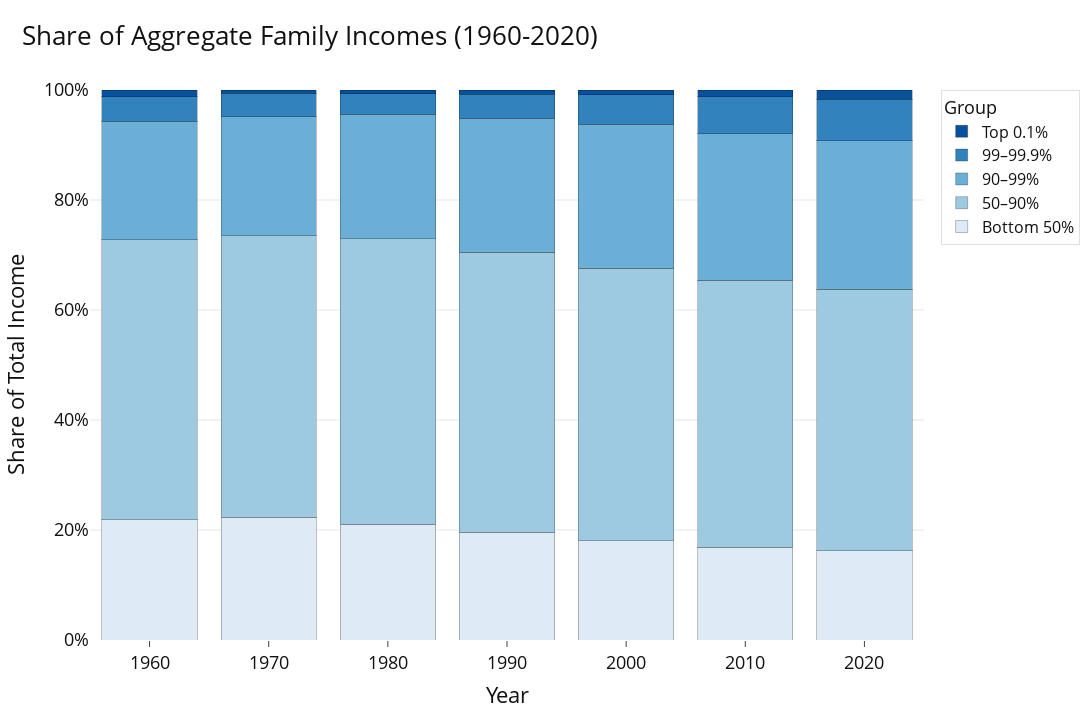

Notebook code cell kept with this figure:
### Code cell
#Set colors, order
colors = {
    "Bottom 50%": "#deebf7",
    "50–90%":     "#9ecae1",
    "90–99%":     "#6baed6",
    "99–99.9%":   "#3182bd",
    "Top 0.1%":   "#08519c",
}
stack_order = ["Bottom 50%", "50–90%", "90–99%", "99–99.9%", "Top 0.1%"]


#Setup Figure
fig = go.Figure()
for grp in stack_order:
    fig.add_trace(go.Bar(
        x=df_dec["year"],
        y=df_dec[grp],
        name=grp,
        marker=dict(color=colors[grp], line=dict(width=1, color="rgba(0,0,0,0.25)")),
        hovertemplate=f"{grp}<br>Year: %{{x}}<br>Share: %{{y:.2%}}<extra></extra>",
    ))
years = df_dec["year"].tolist()


#Fine-Tune Layout
fig.update_layout(
    title=dict(text="Share of Aggregate Family Incomes (1960-2020)", x=0.02, xanchor="left",
               font=dict(size=26)),
    barmode="stack",
    height=720,
    width=1100,
    paper_bgcolor="white",
    plot_bgcolor="white",
    font=dict(size=18, color="#111"),
    margin=dict(l=90, r=40, t=90, b=80),
    legend=dict(
        title=dict(text="Group", font=dict(size=18)),
        font=dict(size=16),
        y=1.0, yanchor="top",
        x=1.02, xanchor="left",
        bgcolor="rgba(255,255,255,0.85)",
        bordercolor="rgba(0,0,0,0.12)",
        borderwidth=1
    ),
    xaxis=dict(
        title="Year",
        tickmode="array",
        tickvals=years,
        ticktext=[str(y) for y in years],
        showgrid=False,
        ticks="outside",
        ticklen=6
    ),
    yaxis=dict(
        title="Share of Total Income",
        tickformat=".0%",
        range=[0, 1],
        showgrid=True,
        gridcolor="rgba(0,0,0,0.10)",
        zeroline=False
    )
)


#Show and save figure
fig.show()
#fig.write_html("income_dist_ipums_responsive.html", include_plotlyjs="cdn")

### Figure 1 — Plotly figure (JSON) as saved in the notebook; plotly's stock layout.template omitted (floating-point values rounded to 4 significant figures)
{"data": [{"hovertemplate": "Bottom 50%<br>Year: %{x}<br>Share: %{y:.2%}<extra></extra>", "marker": {"color": "#deebf7", "line": {"color": "rgba(0,0,0,0.25)", "width": 1}}, "name": "Bottom 50%", "type": "bar", "x": [1960, 1970, 1980, 1990, 2000, 2010, 2020], "y": [0.2183, 0.2231, 0.2107, 0.1957, 0.1809, 0.1682, 0.1626]}, {"hovertemplate": "50–90%<br>Year: %{x}<br>Share: %{y:.2%}<extra></extra>", "marker": {"color": "#9ecae1", "line": {"color": "rgba(0,0,0,0.25)", "width": 1}}, "name": "50–90%", "type": "bar", "x": [1960, 1970, 1980, 1990, 2000, 2010, 2020], "y": [0.5093, 0.5116, 0.5184, 0.509, 0.495, 0.4857, 0.475]}, {"hovertemplate": "90–99%<br>Year: %{x}<br>Share: %{y:.2%}<extra></extra>", "marker": {"color": "#6baed6", "line": {"color": "rgba(0,0,0,0.25)", "width": 1}}, "name": "90–99%", "type": "bar", "x": [1960, 1970, 1980, 1990, 2000, 2010, 2020], "y": [0.2158, 0.217, 0.227, 0.2438, 0.262, 0.2664, 0.2698]}, {"hovertemplate": "99–99.9%<br>Year: %{x}<br>Share: %{y:.2%}<extra></extra>", "marker": {"color": "#3182bd", "line": {"color": "rgba(0,0,0,0.25)", "width": 1}}, "name": "99–99.9%", "type": "bar", "x": [1960, 1970, 1980, 1990, 2000, 2010, 2020], "y": [0.04396, 0.04276, 0.03665, 0.04358, 0.05313, 0.06779, 0.07558]}, {"hovertemplate": "Top 0.1%<br>Year: %{x}<br>Share: %{y:.2%}<extra></extra>", "marker": {"color": "#08519c", "line": {"color": "rgba(0,0,0,0.25)", "width": 1}}, "name": "Top 0.1%", "type": "bar", "x": [1960, 1970, 1980, 1990, 2000, 2010, 2020], "y": [0.01257, 0.005487, 0.007174, 0.007952, 0.008925, 0.01192, 0.01704]}], "layout": {"barmode": "stack", "font": {"color": "#111", "size": 18}, "height": 720, "legend": {"bgcolor": "rgba(255,255,255,0.85)", "bordercolor": "rgba(0,0,0,0.12)", "borderwidth": 1, "font": {"size": 16}, "title": {"font": {"size": 18}, "text": "Group"}, "x": 1.02, "xanchor": "left", "y": 1, "yanchor": "top"}, "margin": {"b": 80, "l": 90, "r": 40, "t": 90}, "paper_bgcolor": "white", "plot_bgcolor": "white", "title": {"font": {"size": 26}, "text": "Share of Aggregate Family Incomes (1960-2020)", "x": 0.02, "xanchor": "left"}, "width": 1100, "xaxis": {"showgrid": false, "ticklen": 6, "tickmode": "array", "ticks": "outside", "ticktext": ["1960", "1970", "1980", "1990", "2000", "2010", "2020"], "tickvals": [1960, 1970, 1980, 1990, 2000, 2010, 2020], "title": {"text": "Year"}}, "yaxis": {"gridcolor": "rgba(0,0,0,0.10)", "range": [0, 1], "showgrid": true, "tickformat": ".0%", "title": {"text": "Share of Total Income"}, "zeroline": false}}}
